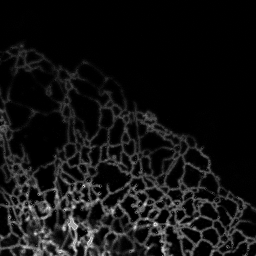
#> input picture data/er_tubule_confocal/images_test/012_frame_01_iter30L_h489_w833.tif, 256 x 256 px; its folder holds only this picture in this run
$ python -i pre_processing.py   (imports and definitions only)
#> lines starting #> are read from the running program, lines starting #| are printed output that depends on the picture
#> further down, picture is the input picture: shape (256, 256, 3); min 0, max 238, mean 18.3
import os
import glob
import numpy as np
import cv2
from matplotlib import pyplot as plt


def rgb_standarization(img, axis=(0,1)):
    mean = np.mean(img, axis=axis, keepdims=True)
    std = np.sqrt(((img - mean)**2).mean(axis=axis, keepdims=True))
    out = (img - mean) / (std + 1e-10)
    return out


def gray_standarization(img):
    return (img-np.mean(img)) / (np.std(img)+1e-10)


def contrast_stretch(img):
    I_strech = gray_standarization(img)
    I_strech = (I_strech-np.amin(I_strech))/(np.amax(I_strech)-np.amin(I_strech)+1e-10)
    if img.dtype == np.uint8:
        return (I_strech*255).astype(np.uint8)
    elif img.dtype == np.uint16 or img.dtype == np.float32:
        return (I_strech*65535).astype(np.uint16)


def hist_equalization(img):
    colors = len(img.shape)
#> colors = 3
    if colors == 2:
        img_equalized = cv2.equalizeHist(img)
    else:
        img_yuv = cv2.cvtColor(img, cv2.COLOR_BGR2YCR_CB)
#> img_yuv: shape (256, 256, 3); mean of channels 0, 1, 2 18.3, 128, 128
        img_yuv[...,0] = cv2.equalizeHist(img_yuv[...,0])
#> img_yuv: shape (256, 256, 3); mean of channels 0, 1, 2 74.3, 128, 128
        img_equalized = cv2.cvtColor(img_yuv, cv2.COLOR_YCR_CB2BGR)
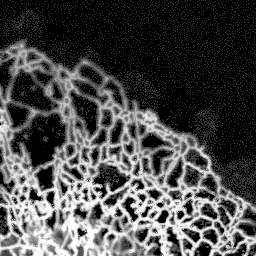
#> img_equalized: shape (256, 256, 3); min 0, max 255, mean 74.3
    return img_equalized


def clahe_equalized(img, clipLimit=1, grid_size=4):
    assert img.dtype == np.uint16 or img.dtype == np.uint8
    colors = len(img.shape)
    clahe = cv2.createCLAHE(clipLimit=clipLimit, tileGridSize=(grid_size,grid_size))
    if colors == 2:
        img_equalized = clahe.apply(img)
    else:
        img_yuv = cv2.cvtColor(img, cv2.COLOR_BGR2YCR_CB)
        img_yuv[...,0] = clahe.apply(img_yuv[...,0])
        img_equalized = cv2.cvtColor(img_yuv, cv2.COLOR_YCR_CB2BGR)
    return img_equalized


def adjust_gamma(img, gamma=1.2, mode='uint8'):
    invGamma = 1.0 / gamma
    table = np.array([((i / 255.0) ** invGamma) * 255 for i in np.arange(0, 256)]).astype(np.uint8)
    new_img = cv2.LUT(img, table)
    return new_img


def gaussian_blur(img, kz=5, sigma=1):
    return cv2.GaussianBlur(img, ksize=(kz,kz), sigmaX=sigma)


# [24 lines not run here, left out]


>>> import cv2
>>> picture = cv2.imread('../data/er_tubule_confocal/images_test/012_frame_01_iter30L_h489_w833.tif')
>>> result = hist_equalization(picture)

$ run again, on data/er_tubule_confocal/images_test/012_frame_01_iter30L_h555_w519.tif
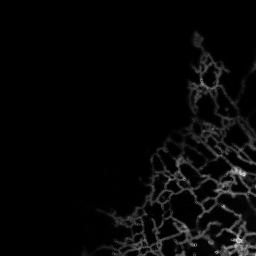
#> input picture data/er_tubule_confocal/images_test/012_frame_01_iter30L_h555_w519.tif, 256 x 256 px
#> picture is the input picture: shape (256, 256, 3); min 0, max 221, mean 7.4
#> in hist_equalization, `img_equalized = cv2.cvtColor(img_yuv, cv2.COLOR_YCR_CB2BGR)`:
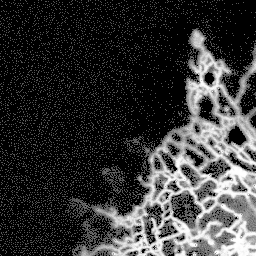
#> img_equalized: shape (256, 256, 3); min 0, max 255, mean 54.3

$ run again, on data/er_tubule_confocal/images_test/012_frame_01_iter30L_h658_w1084.tif
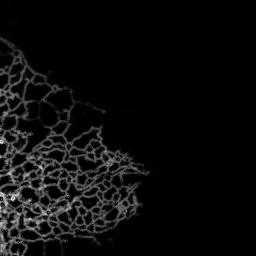
#> input picture data/er_tubule_confocal/images_test/012_frame_01_iter30L_h658_w1084.tif, 256 x 256 px
#> picture is the input picture: shape (256, 256, 3); min 0, max 254, mean 11.9
#> in hist_equalization, `img_equalized = cv2.cvtColor(img_yuv, cv2.COLOR_YCR_CB2BGR)`:
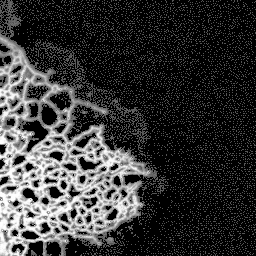
#> img_equalized: shape (256, 256, 3); min 0, max 255, mean 55.2

$ run again, on data/er_tubule_confocal/images_test/012_frame_01_iter30L_h945_w1007.tif
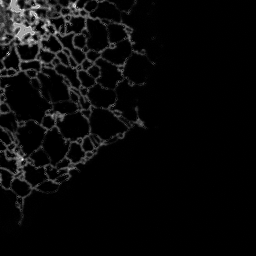
#> input picture data/er_tubule_confocal/images_test/012_frame_01_iter30L_h945_w1007.tif, 256 x 256 px
#> picture is the input picture: shape (256, 256, 3); min 0, max 255, mean 9.9
#> in hist_equalization, `img_equalized = cv2.cvtColor(img_yuv, cv2.COLOR_YCR_CB2BGR)`:
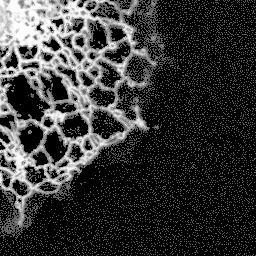
#> img_equalized: shape (256, 256, 3); min 0, max 255, mean 54.4
